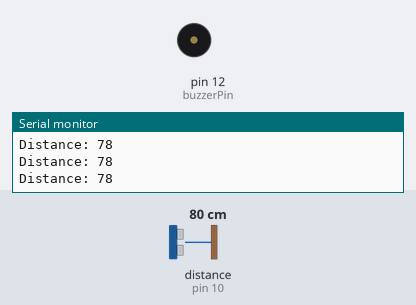
The sketch below on a simulated Arduino Uno, built with avr-gcc and run on an emulated ATmega328P. On the bench: buzzer (waves = sounding, pin HIGH), the last lines printed to the serial monitor. Wiring (inferred from the names in the program): ultrasonic range finder: trigger pin 9; echo pin 10. The test bench sets the inputs (shaded band); at power-on: distance to the obstacle (sensor on pin 10) 80 cm. The echo pulse lasts 58.3 µs per cm; pins used as bus, display or sensor lines are not drawn.

Above: at 1.2 s.
1.3 s: distance to the obstacle (sensor on pin 10) set to 68 cm
2.8 s: distance to the obstacle (sensor on pin 10) set to 62 cm
At 3.7 s:
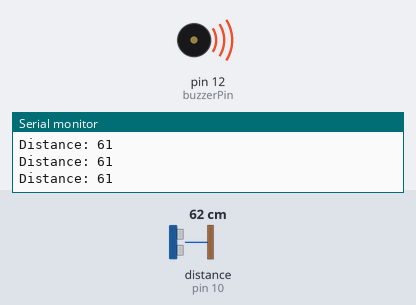
4.3 s: distance to the obstacle (sensor on pin 10) set to 120 cm
At 4.9 s:
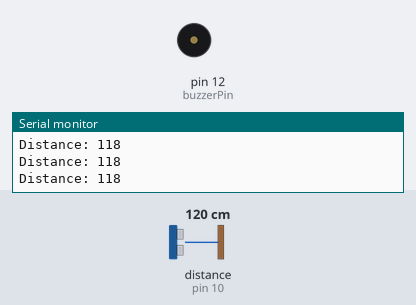
Timing chart, 0 to 7.3 s (numbered marks = the images above; inputs shaded):
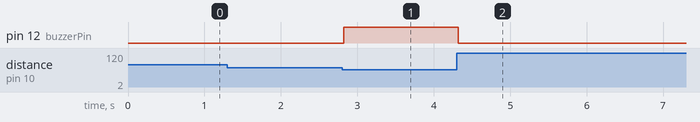

Measured:
- the behaviour switches between 66 and 65 cm on distance to the obstacle (sensor on pin 10) (found by bisection; images 0 and 1)
- after the input at 2.8 s, pin 12 (buzzerPin): LOW → HIGH at once
- after the input at 4.3 s, pin 12 (buzzerPin): HIGH → LOW at once

The sketch:

HackAthon.ino
```cpp
const int trigPin = 9;
const int echoPin = 10;
// defines variables
long duration;
int distance;
int buzzerPin = 12;
void setup() {
  pinMode(trigPin, OUTPUT); // Sets the trigPin as an Output
  pinMode(echoPin, INPUT); // Sets the echoPin as an Input
  Serial.begin(9600); // Starts the serial communication
  pinMode(buzzerPin, OUTPUT);
}
void loop() {
  // Clears the trigPin
  digitalWrite(trigPin, LOW);
  delayMicroseconds(2);
  // Sets the trigPin on HIGH state for 10 micro seconds
  digitalWrite(trigPin, HIGH);
  delayMicroseconds(10);
  digitalWrite(trigPin, LOW);
  // Reads the echoPin, returns the sound wave travel time in microseconds
  duration = pulseIn(echoPin, HIGH);


  // Calculating the distance
  distance = duration * 0.034 / 2;

    if (distance == 0){
    distance = 250;
  }
  // Prints the distance on the Serial Monitor
  Serial.print("Distance: ");
  Serial.println(distance);
  int button_state = digitalRead(buzzerPin);

  if (distance < 65) {
    digitalWrite(buzzerPin, HIGH);

  } else if (distance > 65){
    digitalWrite(buzzerPin, LOW);
  }

}
```
